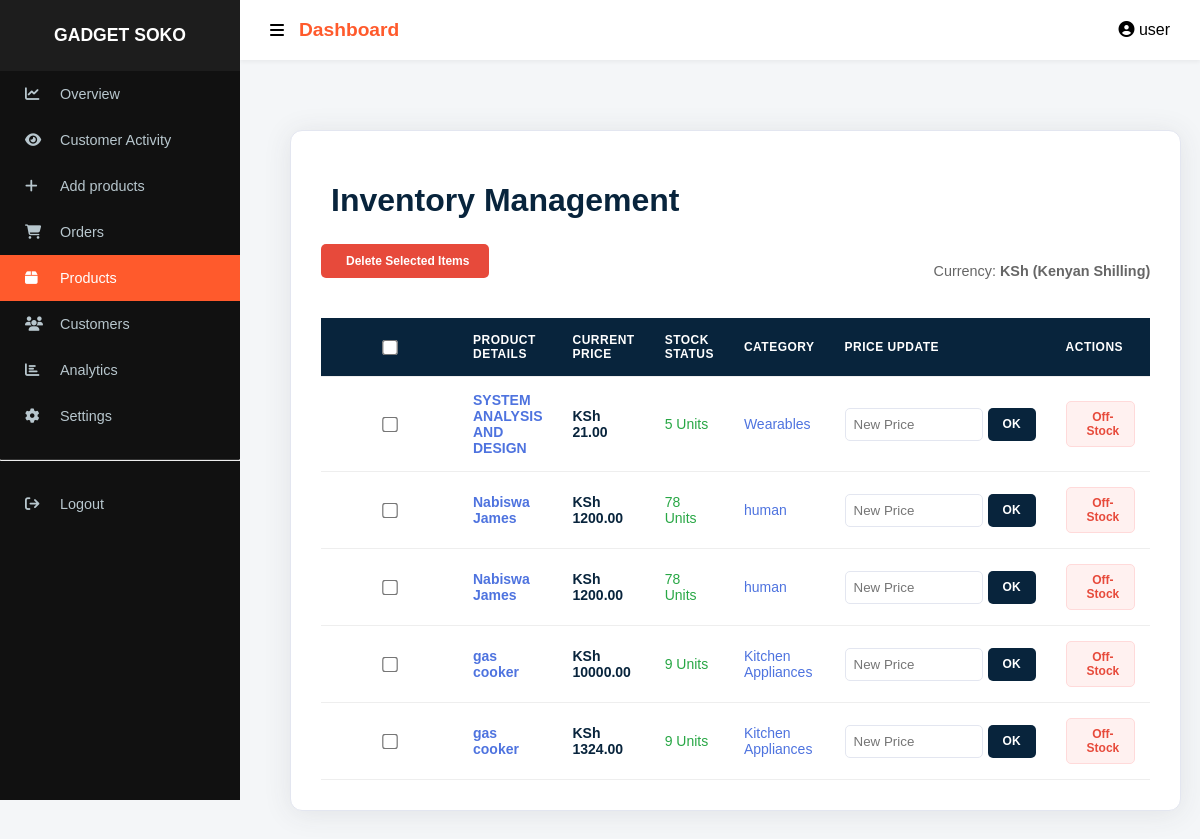
The app's page /manage_products/ (signed in) with its own data.
### app/models.py (models this page shows, shortened)
class Product(models.Model):
    name = models.CharField(max_length=255)
    price = models.DecimalField(max_digits=10, decimal_places=2)
    discount = models.DecimalField(max_digits=4, decimal_places=2, default=0)
    shipping_fee = models.DecimalField(max_digits=10, decimal_places=2, default=0.00)
    stock = models.IntegerField()
    category = models.ForeignKey(Category, on_delete=models.CASCADE, related_name="products")
    brand = models.ForeignKey(Brand, on_delete=models.CASCADE, related_name='products', null=True, blank=True)
    image = models.ImageField(upload_to='products/', null=True, blank=True)
    specifications = models.TextField(blank=True)
    views = models.IntegerField(default=0)
    created_at = models.DateTimeField(auto_now_add=True)
    updated_at = models.DateTimeField(auto_now=True)
    short_description = models.TextField(
        max_length=300,
        blank=True,
        null=True,
        help_text="A brief catchy description (max 300 characters)."
    )
    discount_duration_hours = models.PositiveIntegerField(default=0)
    discount_start_time = models.DateTimeField(null=True, blank=True)

class Category(models.Model):
    name = models.CharField(max_length=100, unique=True)
    class Meta:
        verbose_name_plural = "Categories"

### app/views.py (the view)
# urls.py: path('manage_products/', views.manage_products, name='manage_products'),
@staff_member_required
def manage_products(request):
    products = Product.objects.all().order_by('-id')
    return render(request, 'manage_products.html', {'products': products})

### app/context_processors.py (called while the page is built)
def cart_count(request):
    count = 0
    if request.user.is_authenticated:
        result = CartItem.objects.filter(user=request.user).aggregate(
            total=Sum('quantity')
        )
        count = result['total'] or 0
    return {'cart_count': count}

### app/templates/manage_products.html (shortened to what this page needs)
{% extends "baseadmin.html" %}
{% load static %}
{% block content %}
<link rel="stylesheet" href="{% static 'css/manage_products.css' %}">
<div class="container">
    <h1> Inventory Management</h1>
    <form method="POST" action="{% url 'bulk_delete_products' %}" id="bulkDeleteForm">
        <div style="display: flex; justify-content: space-between; align-items: center;">
            <button type="submit" class="btn btn-bulk-delete" onclick="return confirm('Are you sure you want to delete selected products? This cannot be undone.')">
                 Delete Selected Items
            </button>
            <p style="color: #666; font-size: 0.9rem;">Currency: <strong>KSh (Kenyan Shilling)</strong></p>
        </div>
        <div class="table-responsive">
            <table>
                <thead>
                    <tr>
                        <th class="check-col"><input type="checkbox" id="selectAll"></th>
                        <th>Product Details</th>
                        <th>Current Price</th>
                        <th>Stock Status</th>
                        <th>Category</th>
                        <th>Price Update</th>
                        <th>Actions</th>
                    </tr>
                </thead>
                <tbody>
                    {% for product in products %}
                    <tr>
                        <td class="check-col">
                            <input type="checkbox" name="product_ids" value="{{ product.id }}" class="product-checkbox">
                        </td>
                        <td>
                            <strong>{{ product.name }}</strong>
                        </td>
                        <td style="font-weight: 800; color: var(--gs-navy);">
                            KSh {{ product.price|floatformat:2 }}
                        </td>
                        <td>
                            {% if product.stock > 0 %}
                                <span style="color: #28a745;"> {{ product.stock }} Units</span>
                            {% else %}
                                <span class="out">OUT OF STOCK</span>
                            {% endif %}
                        </td>
                        <td>{{ product.category.name }}</td>
                        <td>
                            <div style="display: flex;">
                                <input type="number" step="0.01" name="price_{{ product.id }}" placeholder="New Price">
                                <button type="button" class="btn btn-update" onclick="updateSinglePrice('{{ product.id }}')">
                                    OK
                                </button>
                            </div>
                        </td>
                        <td>
                            <button type="button" class="btn btn-danger" onclick="location.href='{% url 'mark_out_of_stock' product.id %}'">
                                 Off-Stock
                            </button>
                        </td>
                    </tr>
                    {% empty %}
                    <tr>
                        <td colspan="7" style="text-align: center; padding: 40px; color: #888;">
                            No products found in the warehouse.
                        </td>
                    </tr>
                    {% endfor %}
                </tbody>
            </table>
        </div>
    </form>
</div>
{% endblock %}

### app/templates/baseadmin.html (shortened to what this page needs)
{% load static %}
<!DOCTYPE html>
<html lang="en">
<head>
    <link rel="stylesheet" href="https://cdnjs.cloudflare.com/ajax/libs/font-awesome/6.5.0/css/all.min.css">
</head>
<body>
{% with request.resolver_match.url_name as url_name %}
<div class="sidebar">
    <h3>GADGET SOKO</h3>
    <a href="{% url 'dashboard' %}" class="{% if url_name == 'dashboard' %}active{% endif %}">
        <i class="fa fa-chart-line"></i><span>Overview</span>
    </a>
    <a href="{% url 'activity' %}" class="{% if url_name == 'activity' %}active{% endif %}">
        <i class="fa fa-eye"></i><span>Customer Activity</span>
    </a>
    <a href="{% url 'add_product' %}" class="{% if url_name == 'add_product' %}active{% endif %}">
        <i class="fa fa-add"></i><span>Add products</span>
    </a>
    <a href="{% url 'manage_orders' %}" class="{% if url_name == 'manage_orders' %}active{% endif %}">
        <i class="fa fa-shopping-cart"></i><span>Orders</span>
    </a>
    <a href="{% url 'manage_products' %}" class="{% if url_name == 'manage_products' %}active{% endif %}">
        <i class="fa fa-box"></i><span>Products</span>
    </a>
    <a href="{% url 'customers' %}" class="{% if url_name == 'customers' %}active{% endif %}">
        <i class="fa fa-users"></i><span>Customers</span>
    </a>
    <a href="{% url 'analytics' %}" class="{% if url_name == 'analytics' %}active{% endif %}">
        <i class="fa fa-chart-bar"></i><span>Analytics</span>
    </a>
    <a href="{% url 'settings' %}" class="{% if url_name == 'settings' %}active{% endif %}">
        <i class="fa fa-cog"></i><span>Settings</span>
    </a>
    <hr style="border-top:1px solid #333; margin:20px 0;">
    <a href="{% url 'logout' %}">
        <i class="fa fa-sign-out"></i><span>Logout</span>
    </a>
</div>
{% endwith %}
<div class="navbar">
    <div style="display:flex; align-items:center; gap:15px;">
        <i class="fa fa-bars" id="menuToggle" style="cursor:pointer;"></i>
        <h2>{% block header %}Dashboard{% endblock %}</h2>
    </div>
    <div>
        <i class="fa fa-user-circle"></i> {{ request.user.username|default:"Admin User" }}
    </div>
</div>
<div class="main">
    {% block content %}{% endblock %}
</div>
</body>
</html>

### app/static/css/manage_products.css (style rules this page uses)
body { font-family: Arial, sans-serif; background-color: #f4f6f8; margin: 0; padding: 20px; }
.container { max-width: 1100px; margin: auto; background: #fff; padding: 20px; border-radius: 10px; box-shadow: 0 2px 8px rgba(0,0,0,0.1); }
h1 { text-align: center; margin-bottom: 20px; }
table { width: 100%; border-collapse: collapse; }
thead { background: #333; color: #fff; }
th, td { padding: 12px; text-align: left; border-bottom: 1px solid #ddd; }
input { padding: 6px; width: 100px; }
.btn { padding: 6px 10px; border: none; background: #28a745; color: white; cursor: pointer; border-radius: 4px; }

### app/templates/baseadmin.html (style rules this page uses)
:root { --primary-color: #ff5a2c; --sidebar-bg: #111; --body-bg: #f4f6f9; --header-height: 60px; --sidebar-width: 240px; }
body { margin:0; font-family:'Segoe UI', Tahoma, Geneva, Verdana, sans-serif; background:var(--body-bg); display:flex; }
.navbar { background:white; height: var(--header-height); padding:0 30px; display:flex; justify-content:space-between; align-items:center; position:fixed; top:0; right:0; left: var(--sidebar-width); z-index:1000; box-shadow:0 2px 4px rgba(0,0,0,0.05); transition:left 0.3s ease; }
.navbar h2 { margin:0; font-size:1.2rem; color:var(--primary-color); }
.sidebar { width: var(--sidebar-width); height: 100vh; background: var(--sidebar-bg); position: fixed; top:0; left:0; color:white; z-index:1001; overflow-y:auto; transition:width 0.3s ease; }
.sidebar h3 { text-align:center; padding:25px 0; background: rgba(255,255,255,0.05); margin:0; font-size:1.1rem; }
.sidebar a { display:flex; align-items:center; padding:15px 25px; color:#b8c7ce; text-decoration:none; transition:0.3s; font-size:0.9rem; }
.sidebar a i { width:25px; margin-right:10px; }
.sidebar a span { transition:opacity 0.2s; }
.sidebar a:hover, .sidebar a.active { background:var(--primary-color); color:white; }
.main { margin-left: var(--sidebar-width); margin-top: var(--header-height); padding:30px; width:100%; transition:margin-left 0.3s ease; }
table { width:100%; border-collapse:collapse; }
table th, table td { padding:15px; border-bottom:1px solid #eee; }

### app/templates/manage_products.html (style rules this page uses)
:root { --gs-orange: #ee4d2d; --gs-navy: #08243c; --gs-white: #ffffff; --gs-gray: #f8f9fa; --gs-border: #e3e6f0; --spring: cubic-bezier(0.175, 0.885, 0.32, 1.275); }
.container { max-width: 1200px; margin: 20px auto; background: var(--gs-white); padding: 30px; border-radius: 12px; box-shadow: 0 0.15rem 1.75rem 0 rgba(58, 59, 69, 0.1); border: 1px solid var(--gs-border); }
h1 { color: var(--gs-navy); font-weight: 800; margin-bottom: 25px; display: flex; align-items: center; gap: 10px; }
.table-responsive { overflow-x: auto; }
table { width: 100%; border-collapse: collapse; margin-top: 20px; }
thead { background: var(--gs-navy); color: var(--gs-white); }
th { padding: 15px; text-align: left; font-size: 12px; text-transform: uppercase; letter-spacing: 0.5px; }
td { padding: 15px; border-bottom: 1px solid var(--gs-border); vertical-align: middle; font-size: 14px; color: #4e73df; }
input[type="number"] { padding: 8px; border: 1px solid var(--gs-border); border-radius: 5px; width: 120px; margin-right: 5px; }
.btn { padding: 8px 15px; border: none; border-radius: 5px; font-weight: 700; cursor: pointer; transition: all 0.3s var(--spring); font-size: 12px; display: inline-flex; align-items: center; gap: 5px; }
.btn-update { background: var(--gs-navy); color: white; }
.btn-danger { background: #fff1f0; color: #e74a3b; border: 1px solid #ffdada; }
.btn-bulk-delete { background: #e74a3b; color: white; margin-bottom: 20px; padding: 10px 20px; }
.check-col { width: 40px; text-align: center; }
input[type="checkbox"] { transform: scale(1.2); accent-color: var(--gs-orange); }

### records on screen
Product: name "SYSTEM ANALYSIS AND DESIGN", price "21.00", stock "5", category.name "Wearables"
Product: name "Nabiswa James", price "1200.00", stock "78", category.name "human"
Product: name "Nabiswa James", price "1200.00", stock "78", category.name "human"
Product: name "gas cooker", price "10000.00", stock "9", category.name "Kitchen Appliances"
Product: name "gas cooker", price "1324.00", stock "9", category.name "Kitchen Appliances"

### other values on screen
{{ request.user.username|default:"Admin User" }} "user"
